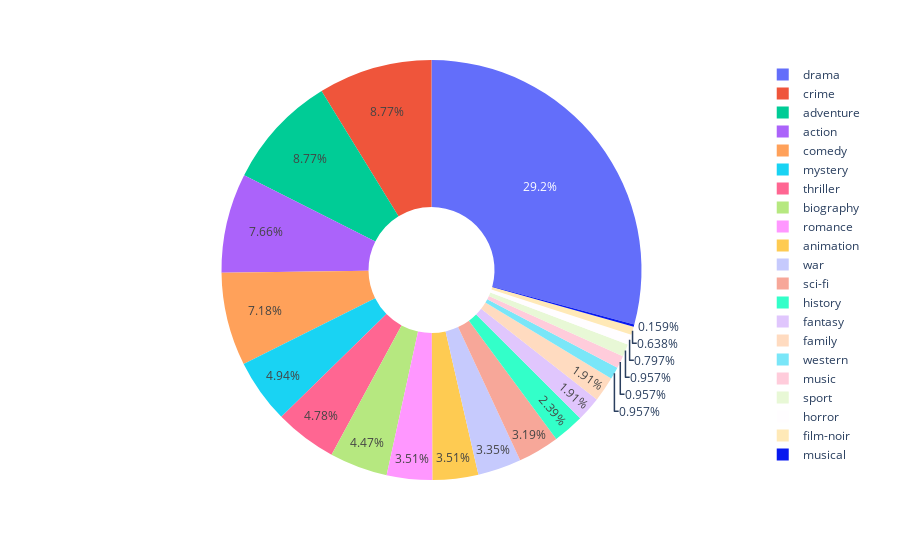

The notebook cell this image was saved under:
### Markdown cell above
## What kind of movies are the best?

### Code cell
px.pie(dgenre, values='frequency', names='type', hole=.3)

### Figure 1 — Plotly figure (JSON) as saved in the notebook; plotly's stock layout.template omitted (floating-point values rounded to 4 significant figures)
{"data": [{"domain": {"x": [0, 1], "y": [0, 1]}, "hole": 0.3, "hovertemplate": "type=%{label}<br>frequency=%{value}<extra></extra>", "labels": ["crime", "drama", "action", "adventure", "history", "biography", "sci-fi", "fantasy", "romance", "western", "thriller", "comedy", "animation", "family", "war", "mystery", "horror", "music", "film-noir", "sport", "musical"], "legendgroup": "", "name": "", "showlegend": true, "type": "pie", "values": [55, 183, 48, 55, 15, 28, 20, 12, 22, 6, 30, 45, 22, 12, 21, 31, 5, 6, 4, 6, 1]}], "layout": {"legend": {"tracegroupgap": 0}, "margin": {"t": 60}}}
